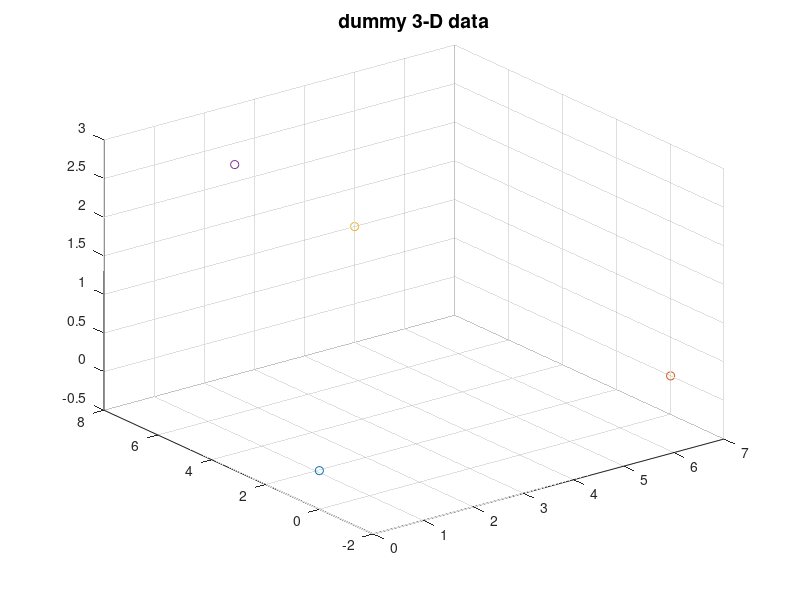
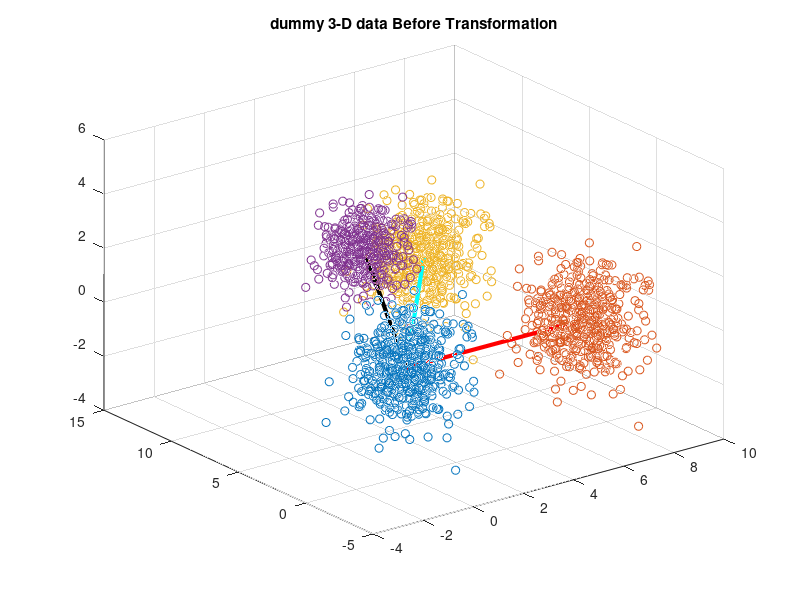

Source code (MATLAB) for these figures, in order: (Note: this script raises an error after producing the figures.)
close all
clear all
test =1;

if test == 1
    mu1 = [1,0,1];
    sigma1 = [1,0.5,1];
    rng default
    data1 = mvnrnd(mu1,sigma1,500);
    
    mu2 = [8,0,1];
    sigma2 = [1,1,1];
    rng default
    data2 = mvnrnd(mu2,sigma2,500);
    
    mu3 = [6,8,2];
    sigma3 = [1,0.5,1];
    rng default
    data3 = mvnrnd(mu3,sigma3,500);
    
    
    mu4 = [2,5,4];
    sigma4 = [0.5,0.5,0.5];
    rng default
    data4 = mvnrnd(mu4,sigma4,500);
    
    
    %Finidng cluster's centroid using kmean
    
    [~,Cref] = kmeans(data1,1);
    
    % center the data by substracting C1
    r1 = [data1(:,1) - Cref(1), data1(:,2) - Cref(2), data1(:,3) - Cref(3)];
    r2 = [data2(:,1) - Cref(1), data2(:,2) - Cref(2), data2(:,3) - Cref(3)];
    r3 = [data3(:,1) - Cref(1), data3(:,2) - Cref(2), data3(:,3) - Cref(3)];
    r4 = [data4(:,1) - Cref(1), data4(:,2) - Cref(2), data4(:,3) - Cref(3)];
    
    C1 = [0, 0 ,0];
    [~,C2] = kmeans(r2,1);
    [~,C3] = kmeans(r3,1);
    [~,C4] = kmeans(r4,1);
    %Plot scatter of raw data centroid
    figure;
    scatter3(C1(:,1),C1(:,2),C1(:,3),'bd');
    hold on;
    scatter3(C2(:,1),C2(:,2),C2(:,3),'r+');
    scatter3(C3(:,1),C3(:,2),C3(:,3),'co');
    scatter3(C4(:,1),C4(:,2),C4(:,3),'k*');
    title('dummy 3-D data','FontSize',14)
    
    %Plot scatter of raw data
    figure;scatter3(r1(:,1),r1(:,2),r1(:,3),'bd');hold on;
    scatter3(r2(:,1),r2(:,2),r2(:,3),'r+');
    scatter3(r3(:,1),r3(:,2),r3(:,3),'co');
    scatter3(r4(:,1),r4(:,2),r4(:,3),'k*');
    plot3([C1(1) C2(1)],[C1(2) C2(2)],[C1(3) C2(3)],'r','LineWidth',3);
    plot3([C1(1) C3(1)],[C1(2) C3(2)],[C1(3) C3(3)],'c','LineWidth',3);
    plot3([C1(1) C4(1)],[C1(2) C4(2)],[C1(3) C4(3)],'k','LineWidth',3);
    title('dummy 3-D data Before Transformation')
    
    
    
    
    %We call gram-schmidt here to find the desired cordinates for each
    %Normal to centroid vector Raw = MAtrix of normal to centroids
    %Cooked = orthognolized
    Raw = [C2(1),C2(2),C2(3);
           C3(1),C3(2),C3(3);
           C4(1),C4(2),C4(3)];
    
    Cooked = Gram_Schmidt(Raw');
    Cooked= Cooked';
    % Convert vector of cluster1 centroid to each cluster's data to polar cordinate
    [azimuth1,elevation1,R1]  = cart2sph(r1(:,1),r1(:,2),r1(:,3));
    [azimuth2,elevation2,R2]  = cart2sph(r2(:,1),r2(:,2),r2(:,3));
    [azimuth3,elevation3,R3]  = cart2sph(r3(:,1),r3(:,2),r3(:,3));
    [azimuth4,elevation4,R4]  = cart2sph(r4(:,1),r4(:,2),r4(:,3));
    
    % Keeep cluster's data in one matrix
    ri1 = [azimuth1,elevation1,R1];
    ri2 = [azimuth2,elevation2,R2];
    ri3 = [azimuth3,elevation3,R3];
    ri4 = [azimuth4,elevation4,R4];

    %The matrix Contains  all data in polar
    r = [azimuth1,elevation1,R1;
         azimuth2,elevation2,R2;
         azimuth3,elevation3,R3;
         azimuth4,elevation4,R4];
    
    % The matrix Contains  all data in Cartesian
    [car(:,1),car(:,2),car(:,3)]  = sph2cart(r(:,1),r(:,2),r(:,3));
    
    %polar cordinates of the orthogonolized points 
    [azimuthC2,elevationC2,~]  = cart2sph(Cooked(1,1),Cooked(1,2),Cooked(1,3));
    [azimuthC3,elevationC3,~]  = cart2sph(Cooked(2,1),Cooked(2,2),Cooked(2,3));
    [azimuthC4,elevationC4,~]  = cart2sph(Cooked(3,1),Cooked(3,2),Cooked(3,3));
    
    %polar cordinates of the point which connected to normal centroid(C1)
    [azimuthCi1,elevationCi1,~]  = cart2sph(C1(1),C1(2),C1(3));
    [azimuthCi2,elevationCi2,~]  = cart2sph(C2(1),C2(2),C2(3));
    [azimuthCi3,elevationCi3,~]  = cart2sph(C3(1),C3(2),C3(3));
    [azimuthCi4,elevationCi4,~]  = cart2sph(C4(1),C4(2),C4(3));
    
    %Azimuth angle between the cluster's centroid to the vector which connect refrence
    %centroid (here C2) to the normal centroid (here C1)
    azclose = azimuthCi3 - azimuthCi2;
    azfar   = azimuthCi4 - azimuthCi2;
    %Desired azimuth angle between the cluster's centroid to the vector which connect refrence
    %centroid (here C2) to the normal centroid (here C1)
    azclosed = azimuthC3 - azimuthC2;
    azfard   = azimuthC4 - azimuthC2;
    %Azimuth angle between the all data to the vector which connect refrence
    %centroid (here C2) to the normal centroid (here C1)
    mtia1 = ri1(:,1)- azimuthCi2;
    mtia2 = ri2(:,1)- azimuthCi2;
    mtia3 = ri3(:,1)- azimuthCi2;
    mtia4 = ri4(:,1)- azimuthCi2;
    
    %Elevation angle between the cluster's centroid to the vector which connect refrence
    %centroid (here C2) to the normal centroid (here C1)
    elclose = elevationCi3-elevationCi2;%acos(1-pdist2([0 C4(2) C4(3)],[0 C2(2) C2(3)],'cosine'))
    elfar   = elevationCi4-elevationCi2;%acos(1-pdist2([0 C3(2) C3(3)],[0 C2(2) C2(3)],'cosine'))
    
    %Desired elevation angle between the cluster's centroid to the vector which connect refrence
    %centroid (here C2) to the normal centroid (here C1)
    elclosed = elevationC3-elevationC2;%acos(1-pdist2([0 C4(2) C4(3)],[0 C2(2) C2(3)],'cosine'))
    elfard   = elevationC4-elevationC2;%acos(1-pdist2([0 C3(2) C3(3)],[0 C2(2) C2(3)],'cosine'))
    
    %Elevation angle between the all data to the vector which connect refrence
    %centroid (here C2) to the normal centroid (here C1)
    mtit1 = ri1(:,2)- elevationC2;
    mtit2 = ri2(:,2)- elevationC2;
    mtit3 = ri3(:,2)- elevationC2;
    mtit4 = ri4(:,2)- elevationC2;
    
    % close all, logit([0,elclose,elfar,2*pi],[0,elclosed,elfard,2*pi]);
    %Test for rotation later can be deleted
    %%% added by J.C.
    % AX1 = cross([C3(1) C3(2) 0],[C2(1) C2(2) 0]);
    % AX2 = cross([0 C4(2) C4(3)],[0 C2(2) C2(3)]);
    % orig = r1;
    
%             %Tsting put only centroids
%     
%             mtia1 = ones(1,length(mtit2))* azimuthCi1 - azimuthCi2;
%             mtia2 = ones(1,length(mtit2))* azimuthCi2 - azimuthCi2;
%             mtia3 = ones(1,length(mtit3))* azimuthCi3 - azimuthCi2;
%             mtia4 = ones(1,length(mtit4))* azimuthCi4 - azimuthCi2;
%     
%             mtit1 = ones(1,length(mtia1))* elevationCi1 - elevationCi2;
%             mtit2 = ones(1,length(mtia2))* elevationCi2 - elevationCi2;
%             mtit3 = ones(1,length(mtia3))* elevationCi3 - elevationCi2;
%             mtit4 = ones(1,length(mtia4))* elevationCi4 - elevationCi2;
    
    %Transformation function
    
    % coefazimuth = @(X,azfard,azclosed,azfar,azclose) ((azfard-azclosed)/(azfar-azclose))*X+((azclosed*azfar)-(azfard*azclose))/(azfar-azclose) ;
    %   coefelevation = @(X,elfard,elclosed,elfar,elclose)((elfard-elclosed)/(elfar-elclose))*X+((elclosed*elfar)-(elfard*elclose))/(elfar-elclose) ;
    %    %################################################
    %    %Just test for the intepolation later delete
    %    %
    %    %################################################
    %     figure
    %     plot([0,0+(elclose-0)/4,0+(elclose-0)*3/4,elclose,elclose+(elfar-elclose)/4,...
    %         elclose+(elfar-elclose)*3/4, elfar,elfar+(2*pi-elfar)/4,elfar+(2*pi-elfar)*3/4,2*pi],[0,0,elclosed,elclosed,elclosed,elfard,elfard,elfard,2*pi,2*pi],'o')
    %     ali = 0:0.001:2*pi;
    % %   for i=1:length(ali)
    % %     xq1 = -3:.01:3;
    % %     p = pchip(x,y,xq1);
    % %     valehi(i) = coefelevation(ali(i),elfard,elclosed,elfar,elclose);
    % %   end
    % %   close all
    %
    % %   knob11=0+(elclose-0)/4;
    % %   knob11= 0+(elclose-0)*3/4;
    % %   knob21=elclose+(elfar-elclose)/4;
    % %   knob22= elclose+(elfar-elclose)*3/4;
    % %   knob31=elfar+(2*pi-elfar)/4;
    % %   knob32=elfar+(2*pi-elfar)*3/4;
    %     min_distance = min(min((elclose-0),(elfar-elclose)),(2*pi-elfar));
    %     knob11=0+min_distance*2/6;
    %     knob12= elclose-min_distance*2/6;
    %     knob21=elclose+min_distance*2/6;
    %     knob22= elfar-min_distance*2/6;
    %     knob31=elfar+min_distance*2/6;
    %     knob32=2*pi-min_distance*2/6;
    %
    %         valehi =   pchip([0,knob11,knob12,elclose,knob21,...
    %         knob22, elfar,knob31,knob32,2*pi]...
    %         ,[0,0,elclosed,elclosed,elclosed,elfard,elfard,elfard,2*pi,2*pi],ali);
    %
    %     figure;
    %     plot(ali,valehi);
    %     hold on
    %     plot([0,knob11,knob12,elclose,knob21,...
    %         knob22, elfar,knob31,knob32,2*pi]...
    %         ,[0,0,elclosed,elclosed,elclosed,elfard,elfard,elfard,2*pi,2*pi],'ro')
    %     ali = 0:0.001:2*pi;
    %     for i=1:length(ali)
    %       ali(i) = pi2twopi(ali(i));
    %     end
    %     azfard = pi2twopi(azfard);
    %     azfar = pi2twopi(azfard);
    %     azclosed = pi2twopi(azclosed);
    %     azclose = pi2twopi(azclose);
    %     valehi = pchip([0,0+(azclose-0)/4,0+(azclose-0)*3/4,azclose,azclose+(azfar-azclose)/4,...
    %         azclose+(azfar-azclose)*3/4, azfar,azfar+(2*pi-azfar)/4,azfar+(2*pi-azfar)*3/4,2*pi],[0,0,azclosed,azclosed,azclosed,azfard,azfard,azfard,2*pi,2*pi],ali);
    %
    %
    %     figure;
    %     plot(ali,valehi);
    %     hold on
    %     plot([0,0+(azclose-0)/4,0+(azclose-0)*3/4,azclose,azclose+(azfar-azclose)/4,...
    %         azclose+(azfar-azclose)*3/4, azfar,azfar+(2*pi-azfar)/4,azfar+(2*pi-azfar)*3/4,2*pi],[0,0,azclosed,azclosed,azclosed,azfard,azfard,azfard,2*pi,2*pi],'ro')
    %    %################################################
    %    %
    %    %################################################

    for i=1:length(ri1(:,2))
        ri1(i,:) = script_roation( ri1(i,:), coefazimuth(mtia1(i),azfard,azclosed,azfar,azclose), coefelevation(mtit1(i),elfard,elclosed,elfar,elclose));
        ri2(i,:) = script_roation( ri2(i,:), coefazimuth(mtia2(i),azfard,azclosed,azfar,azclose), coefelevation(mtit2(i),elfard,elclosed,elfar,elclose));
        ri3(i,:) = script_roation( ri3(i,:), coefazimuth(mtia3(i),azfard,azclosed,azfar,azclose), coefelevation(mtit3(i),elfard,elclosed,elfar,elclose));
        ri4(i,:) = script_roation( ri4(i,:), coefazimuth(mtia4(i),azfard,azclosed,azfar,azclose), coefelevation(mtit4(i),elfard,elclosed,elfar,elclose));
    end
    acosd(1-pdist2(ri4(1,:),C2,'cosine'));
    [idx1,C1i] = kmeans(ri1,1);
 %   [idx2,C2i] = kmeans(ri2,1);
    [idx3,C3i] = kmeans(ri3,1);
    [idx4,C4i] = kmeans(ri4,1);
    finalr = [ri1',ri2',ri3',ri4'];
    finalrdot = finalr'*finalr;
    normImage = uint8(255*mat2gray(finalrdot));
    figure
    imshow(normImage);

    [~,~,alir1] = cart2sph(ri1(:,1),ri1(:,2),ri1(:,3));
    [~,~,alir2] = cart2sph(ri2(:,1),ri2(:,2),ri2(:,3));
    figure;scatter3(ri1(:,1),ri1(:,2),ri1(:,3),'bd');hold on;
    scatter3(ri2(:,1),ri2(:,2),ri2(:,3),'r+');
    scatter3(ri3(:,1),ri3(:,2),ri3(:,3),'co');
    scatter3(ri4(:,1),ri4(:,2),ri4(:,3),'k*');
    %     plot3([C1i(1) C2i(1)],[C1i(2) C2i(2)],[C1i(3) C2i(3)],'r','LineWidth',3);
    %     plot3([C1i(1) C3i(1)],[C1i(2) C3i(2)],[C1i(3) C3i(3)],'c','LineWidth',3);
    %     plot3([C1i(1) C4i(1)],[C1i(2) C4i(2)],[C1i(3) C4i(3)],'k','LineWidth',3);
    title('dummy 3-D data After Transformation')
    
elseif test == 2 %test passed for 2d
    mu1 = [1,1];
    sigma1 = [1,0.5];
    rng default
    r1 = mvnrnd(mu1,sigma1,1000);
    
    mu2 = [8,0];
    sigma2 = [1,1];
    rng default
    r2 = mvnrnd(mu2,sigma2,300);
    
    mu3 = [6,8];
    sigma3 = [1,0.5];
    rng default
    r3 = mvnrnd(mu3,sigma3,500);
    
    
    mu4 = [2,5];
    sigma4 = [0.5,1];
    rng default
    r4 = mvnrnd(mu4,sigma4,100);
    
    figure;scatter(r1(:,1),r1(:,2),'bd');
    hold on;scatter(r2(:,1),r2(:,2),'r+');
    hold on;scatter(r3(:,1),r3(:,2),'co');
    hold on;scatter(r4(:,1),r4(:,2),'k*');
    title('dummy 2-D data','FontSize',14)
    
    [theta1,rho1] = cart2pol(r1(:,1),r1(:,2));
    [theta2,rho2] = cart2pol(r2(:,1),r2(:,2));
    [theta3,rho3] = cart2pol(r3(:,1),r3(:,2));
    [theta4,rho4] = cart2pol(r4(:,1),r4(:,2));
    mt1 = mean(theta1);
    mt2 = mean(theta2);
    mt3 = mean(theta3)
    mt4 = mean(theta4)
    %lets find the vectors to the centroid
    [idx,C1] = kmeans(r1,1);
    [idx,C2] = kmeans(r2,1);
    [idx,C3] = kmeans(r3,1);
    [idx,C4] = kmeans(r4,1);
    %
    % [a,b]=cart2pol(C3(:,1),C3(:,2))
    % [a,b]=cart2pol(C4(:,1),C4(:,2))
    mt31 = acos(1-pdist2(C3,C2,'cosine'))
    mt41 = acos(1-pdist2(C4,C2,'cosine'))
    
    [theta1,rho1] = cart2pol(r1(:,1),r1(:,2));
    [theta2,rho2] = cart2pol(r2(:,1),r2(:,2));
    [theta3,rho3] = cart2pol(r3(:,1),r3(:,2));
    [theta4,rho4] = cart2pol(r4(:,1),r4(:,2));
    
    coef = @(X) (2*pi/3)*((1/(mt4-mt3))*X+(((mt4/mt3)-2)/((mt4/mt3)-1)))-X;
    
    theta1 = theta1 + coef(theta1);
    theta2 = theta2 + coef(theta2);
    theta3 = theta3 + coef(theta3);
    theta4 = theta4 + coef(theta4);
    
    
    
    [x1,y1] = pol2cart(theta1,rho1);
    [x2,y2] = pol2cart(theta2,rho2);
    [x3,y3] = pol2cart(theta3,rho3);
    [x4,y4] = pol2cart(theta4,rho4);
    
    figure;
    hold on;
    scatter(x1,y1,'bd');
    scatter(x2,y2,'r+');
    scatter(x3,y3,'co');
    scatter(x4,y4,'k*');
    title('dummy 2-D data2','FontSize',14)
    
    
    [theta1,rho1] = cart2pol(r1(:,1),r1(:,2));
    [theta2,rho2] = cart2pol(r2(:,1),r2(:,2));
    [theta3,rho3] = cart2pol(r3(:,1),r3(:,2));
    [theta4,rho4] = cart2pol(r4(:,1),r4(:,2));
    
    coef = @(X) (2*pi/3)*((1/(mt41-mt31))*X+(((mt41/mt31)-2)/((mt41/mt31)-1)))-X;
    
    theta1 = theta1 + coef(theta1);
    theta2 = theta2 + coef(theta2);
    theta3 = theta3 + coef(theta3);
    theta4 = theta4 + coef(theta4);
    
    
    
    [x1,y1] = pol2cart(theta1,rho1);
    [x2,y2] = pol2cart(theta2,rho2);
    [x3,y3] = pol2cart(theta3,rho3);
    [x4,y4] = pol2cart(theta4,rho4);
    
    figure;
    hold on;
    scatter(x1,y1,'bd');
    scatter(x2,y2,'r+');
    scatter(x3,y3,'co');
    scatter(x4,y4,'k*');
    title('dummy 2-D data3','FontSize',14)
    hold off
    xlabel('X')
    ylabel('Y')
    zlabel('Z')
    view(90,0)
    pause
end

% % h1 = polar(theta1,rho1,'*');
% % h2 = polar(theta2,rho2,'*');
% % h3 = polar(theta3,rho3,'*');
% % h4 = polar(theta4,rho4,'*');


% close all
%
% mu1 = [2,1];
% sigma1 = [0.05,0.05];
% r1 = mvnrnd(mu1,sigma1,1000);
% [theta1,rho1] = cart2pol(r1(:,1),r1(:,2));
% mt1 = mean(theta1);
%
% mu2 = [0,1];
% sigma2 = [0.05,0.05];
% r2 = mvnrnd(mu2,sigma2,1000);
% [theta2,rho2] = cart2pol(r2(:,1),r2(:,2));
% mt2 = mean(theta2);
%
%
% rho=ones(length(theta1),1);
% h1 = polar(theta1,rho1,'*');
% set(h1)
% hold on
% h2 = polar(theta2,rho2,'*');
% set(h2)
%
% coef = @(X) (2*pi/3)*((1/((mt2/mt1-1)*mt1))*X+(((mt2/mt1)-2)/((mt2/mt1)-1)))-X;
%
% h3 = polar(theta1 + coef(theta1),rho1,'o');
% set(h3)
% h4 = polar(theta2 + coef(theta2),rho2,'o');
% set(h4)
% %polarplot(theta,rho,'markersize',12)
% %
% % theta1 = pi/6;
% % theta2 = pi/2;
% % rho=1;
% % polarplot(theta1,rho,'b-*')
% % hold on
% % polarplot(theta2,rho,'b-*')
% %
% % coef = @(X) (2*pi/3)*((1/((theta2/theta1-1)*theta1))*X+(((theta2/theta1)-2)/((theta2/theta1)-1)))-X;
% %
% % polarplot(theta1 + coef(theta1),rho,'r-*')
% % polarplot(theta2 + coef(theta2),rho,'r-*')